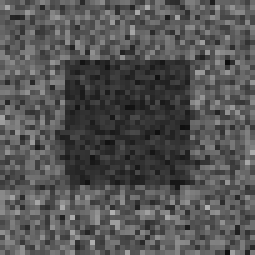
#> input picture מטלה 4/ps2/input/pair0-L.png, 51 x 51 px, shrunk from 128 x 128 before the run, found by its file name (shown 5 times larger)
$ python -i ps2.py   (imports and definitions only)
#> lines starting #> are read from the running program, lines starting #| are printed output that depends on the picture; after the words box and inside, x2 and y2 are one past the last pixel; in counts of white or black regions, pixels touching at a corner belong together
### מטלה 4/ps2/disparity_ssd.py
import os
import numpy as np
import cv2
import matplotlib.pyplot as plt
import math

def disparity_ssd(L, R):
    """Compute disparity map D(y, x) such that: L(y, x) = R(y, x + D(y, x))

    Params:
    L: Grayscale left image
    R: Grayscale right image, same size as L

    Returns: Disparity map, same size as L, R
    """

    # the size of the window we compare
    window = 11
    max_offset = 100

    # left image and right image should have the same shape
    assert (L.shape == R.shape)

    # choose L/R arbitrary since they have the same shape
    hight, width = L.shape

    min = math.floor(window / 2)
    max_w = width - math.floor(window / 2)
    max_h = hight - math.floor(window / 2)

    # initial
    res = np.zeros((hight, width))
    for x in range(min, max_w):
        for y in range(min, max_h):
            w1 = L[y - min: y + min, x - min: x + min]
            dis = float('inf')
            for i in range(max_offset):
                w2 = R[y - min: y + min, x - min - i: x + min - i]
                if w2.shape == w1.shape:
                    d = np.subtract(w1, w2)
                    d = np.power(d, 2)
                    best = np.sum(d)
                    if best < dis:
                        dis = best
                        res[y, x] = i

    return res

### מטלה 4/ps2/ps2.py
# ps2
import os
import numpy as np
import cv2
from disparity_ssd import disparity_ssd
from disparity_ncorr import disparity_ncorr
import matplotlib.pyplot as plt
import math
from edge_detection import edgeDetectionSobel, edgeDetectionCanny


def ps2():
    L = cv2.imread('C:/Users/spyro/PycharmProjects/ps2/input/pair0-L.png', 0) * (
            1.0 / 255.0)  # grayscale, [0, 1]
#> L: shape (51, 51) float64; min 0.051, max 0.698, mean 0.327
    R = cv2.imread('C:/Users/spyro/PycharmProjects/ps2/input/pair0-R.png', 0) * (1.0 / 255.0)
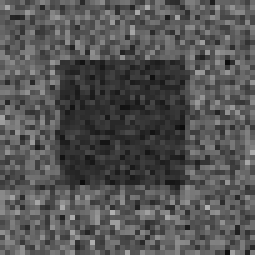
#> input picture מטלה 4/ps2/input/pair0-R.png, 51 x 51 px, shrunk from 128 x 128 before the run, found by its file name (shown 5 times larger)
#> R: shape (51, 51) float64; min 0.0471, max 0.698, mean 0.327

    fig, ax = plt.subplots(1, 2)
    ax[0].set_title('pair0-L')
    ax[0].imshow(L, cmap='gray')
    ax[1].set_title('pair0-R')
    ax[1].imshow(R, cmap='gray');
    plt.clf()


    D_L = disparity_ssd(R, L)
#> after the loop in disparity_ssd, `for x in range(min, max_w):`:
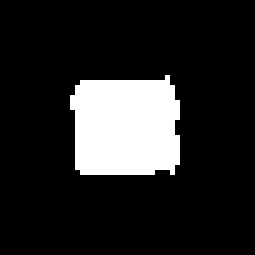
#> res: shape (51, 51) float64 (shown 5 times larger); values 0 (black) and 50 (white), 14.9% white; 1 white region, box (x1, y1, x2, y2) and area: (14, 15, 36, 35) 388

    plt.imshow(D_L, cmap='gray')
    plt.show()
    plt.clf()
    # plt.savefig('input/ps2-1-a-1.png')
    # files.download("ps2-1-a-1.png")

    D_R = disparity_ssd(L, R)
#> after the loop in disparity_ssd (call 2), `for x in range(min, max_w):`:
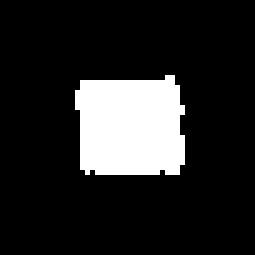
#> res: shape (51, 51) float64 (shown 5 times larger); values 0 (black) and 1 (white), 15% white; 1 white region, box (x1, y1, x2, y2) and area: (15, 15, 37, 35) 390

    plt.imshow(D_R, cmap='gray')
    plt.show()
    plt.clf()
    # plt.savefig('ps2-1-a-2.png')
    # files.download("ps2-1-a-2.png")

    real_img_L = cv2.imread('C:/Users/spyro/PycharmProjects/ps2/input/pair1-L.png', 0) * (
                         1.0 / 255.0)
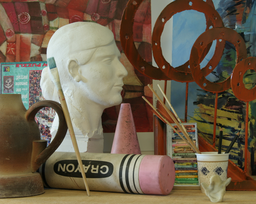
#> input picture מטלה 4/ps2/input/pair1-L.png, 256 x 204 px, shrunk from 640 x 511 before the run, found by its file name
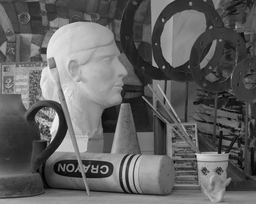
#> real_img_L: shape (204, 256) float64; min 0.00784, max 0.976, mean 0.382
    real_img_R = cv2.imread('C:/Users/spyro/PycharmProjects/ps2/input/pair1-R.png', 0) * (
                         1.0 / 255.0)
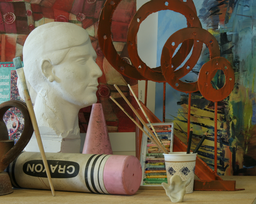
#> input picture מטלה 4/ps2/input/pair1-R.png, 256 x 204 px, shrunk from 640 x 511 before the run, found by its file name
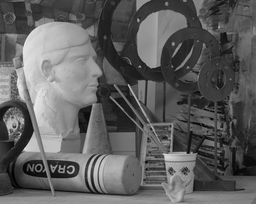
#> real_img_R: shape (204, 256) float64; min 0, max 0.933, mean 0.372

    fig, ax = plt.subplots(1, 2)
    ax[0].set_title('pair1-L')
    ax[0].imshow(real_img_L, cmap='gray')
#> (the run stopped early here; a loop or call above may not have finished)
